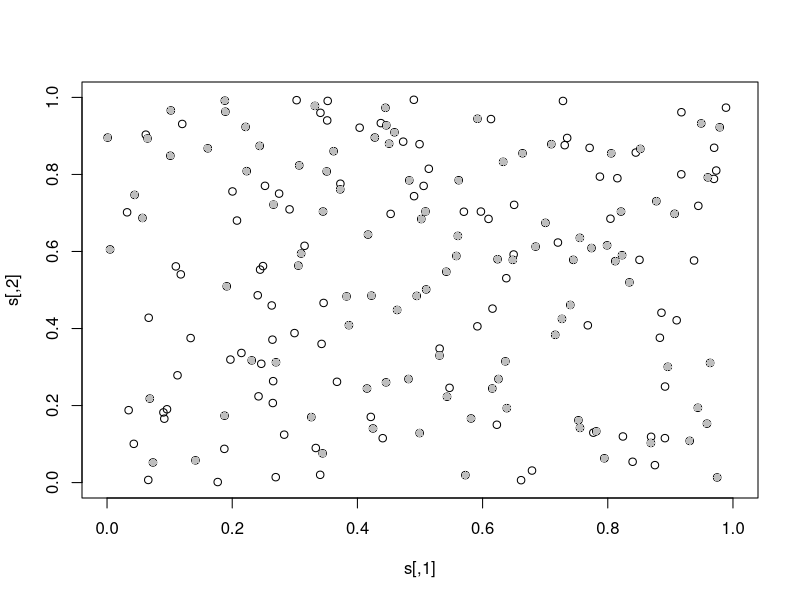

Source code (R): (Note: this script raises an error after producing the figure.)

# Simulate data for "m unknown" case
M <- 200
N <- 100
m <- 50

(psi <- N/M)      # Pr(z=1)
(omega <- m/N)    # Pr(marked)
(pi <- omega*psi) #

z <- w <- rep(0, M)
z1 <- sample(1:M, N)
z[z1] <- 1
w1 <- sample(z1, m)
w[w1] <- 1

#z <- rbinom(M, 1, psi)
#q <- rbinom(M, 1, omega*z)
#(N <- sum(z))
#(m <- sum(q))

# Activity centers
s <- cbind(runif(M), runif(M))

co <- seq(0.3, 0.7, len=5)
X <- cbind(rep(co, each=5), rep(co, times=5))

plot(s, xlim=c(0,1), ylim=c(0,1))
points(s[z==1,], col="grey", pch=16)
points(s[q==1,], col="blue", pch=16)
points(X, pch="+", cex=2)


J <- nrow(X)
K <- 5

lam0 <- 0.5
sigma <- 0.1

yM <- array(NA, c(M, J, K))
lambda <- dist <- matrix(NA, M, J)
q <- matrix(NA, M, K)
for(i in 1:M) {
    for(j in 1:J) {
        dist[i,j] <- sqrt((s[i,1]-X[j,1])^2 + (s[i,2]-X[j,2])^2)
        lambda[i,j] <- lam0*exp(-dist[i,j]^2/(2*sigma^2)) * z[i]
        yM[i,j,] <- rpois(K, lambda[i,j])
    }
}

# Matrix indicating if a guy is known to be marked
qM <- apply(yM, c(1,3), sum)
qM[qM>0] <- 1
qM <- qM*w
for(i in 1:M) {
    if(all(qM[i,]==0))
        next
    first1 <- min(which(qM[i,]==1))
    qM[i,first1:K] <- 1
}
colSums(qM)


y1 <- apply(yM>0, 1, any)
sum(y1)

# Observed data
y <- yM[y1,,]
q <- qM[y1,]
